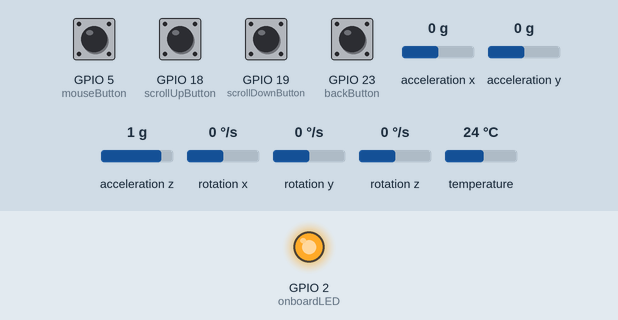
Bench run of a sketch on a simulated ESP32. On the bench: output pins drawn as LEDs (lit = HIGH). Wiring (inferred from the names in the program): MPU-6050 motion sensor at I2C address 0x68. Inputs (shaded band) come from the test bench; at power-on: GPIO 5 (mouseButton), GPIO 18 (scrollUpButton), GPIO 19 (scrollDownButton), GPIO 23 (backButton) HIGH, acceleration x 0 g, acceleration y 0 g, acceleration z 1 g, rotation x 0 °/s, rotation y 0 °/s, rotation z 0 °/s, temperature 24 °C. USB keyboard and mouse output is not drawn. At 62.0 s the program puts the board to deep sleep or switches it off; the recording ends there.

Above: at 0.1 s.
At 60.1 s:
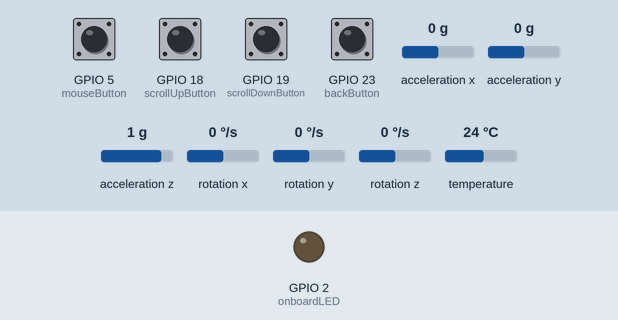
Timing chart, 0 to 61.6 s (numbered marks = the images above):
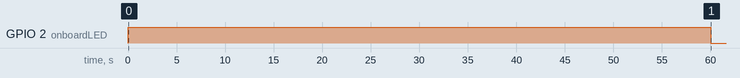

The sketch:

Chromecast_AirMouse.ino
```cpp
#include <Wire.h>
#include <Adafruit_MPU6050.h>
#include <BleCombo.h>

#define SIGNAL_PATH_RESET 0x68
#define I2C_SLV0_ADDR 0x37
#define ACCEL_CONFIG 0x1C
#define MOT_THR 0x1F // Motion detection threshold bits [7:0]
#define MOT_DUR 0x20 // Duration counter threshold for motion interrupt generation, 1 kHz rate, LSB = 1 ms
#define MOT_DETECT_CTRL 0x69
#define INT_ENABLE 0x38
#define WHO_AM_I_MPU6050 0x75 // Should return 0x68
#define INT_STATUS 0x3A
//when nothing connected to AD0 than address is 0x68
#define ADO 0
#if ADO
#define MPU6050_ADDRESS 0x69 // Device address when ADO = 1
#else
#define MPU6050_ADDRESS 0x68 // Device address when ADO = 0
#endif

#define wakePin 4 // MPU6050 interupt pin used for waking up
#define onboardLED 2
#define mouseButton 5
#define backButton 23
#define scrollUpButton 18
#define scrollDownButton 19
#define timeToSleep 60 //sec

Adafruit_MPU6050 mpu;
float x, y;
float x_offset = 0.003;
float y_offset = 0.075;
int sensitivity = 30; //0 - 100
int timer = 0;

void writeByte(uint8_t address, uint8_t subAddress, uint8_t data) {
  Wire.begin();
  Wire.beginTransmission(address); // Initialize the Tx buffer
  Wire.write(subAddress); // Put slave register address in Tx buffer
  Wire.write(data); // Put data in Tx buffer
  Wire.endTransmission(); // Send the Tx buffer
}

void deep_sleep() {
  digitalWrite(onboardLED, LOW);
  delay(2000);
  esp_deep_sleep_start();
}

void setup() {
  Serial.begin(115200);
  mpu.begin();
  Keyboard.begin();
  pinMode(onboardLED, OUTPUT);
  pinMode(mouseButton, INPUT_PULLUP);
  pinMode(backButton, INPUT_PULLUP);
  pinMode(scrollUpButton, INPUT_PULLUP);
  pinMode(scrollDownButton, INPUT_PULLUP);
  digitalWrite(onboardLED, HIGH);
  esp_sleep_enable_ext0_wakeup(GPIO_NUM_4, 1);//Change to 1 when INT pin is active low

  writeByte(MPU6050_ADDRESS, 0x6B, 0x00);
  writeByte(MPU6050_ADDRESS, SIGNAL_PATH_RESET, 0x07); //Reset all internal signal paths in the MPU-6050 by writing 0x07 to register 0x68;
  writeByte(MPU6050_ADDRESS, I2C_SLV0_ADDR, 0x20); //write register 0x37 to select how to use the interrupt pin. For an active high, push-pull signal that stays until register (decimal) 58 is read, write 0x20.
  writeByte(MPU6050_ADDRESS, ACCEL_CONFIG, 0x01); //Write register 28 (==0x1C) to set the Digital High Pass Filter, bits 3:0. For example set it to 0x01 for 5Hz. (These 3 bits are grey in the data sheet, but they are used! Leaving them 0 means the filter always outputs 0.)
  writeByte(MPU6050_ADDRESS, MOT_THR, 10); //Write the desired Motion threshold to register 0x1F (For example, write decimal 20).
  writeByte(MPU6050_ADDRESS, MOT_DUR, 40); //Set motion detect duration to 1  ms; LSB is 1 ms @ 1 kHz rate
  writeByte(MPU6050_ADDRESS, MOT_DETECT_CTRL, 0x15); //to register 0x69, write the motion detection decrement and a few other settings (for example write 0x15 to set both free-fall and motion decrements to 1 and accelerometer start-up delay to 5ms total by adding 1ms. )
  writeByte(MPU6050_ADDRESS, INT_ENABLE, 0x40); //write register 0x38, bit 6 (0x40), to enable motion detection interrupt.
  writeByte(MPU6050_ADDRESS, 0x37, 0); // now INT pin is active low
}

void loop() {
  if (millis() - timer >= timeToSleep * 1000){
    deep_sleep();
  }

  sensors_event_t a, g, temp;
  mpu.getEvent(&a, &g, &temp);

  x = -(g.gyro.z + x_offset) * sensitivity;
  y = -(g.gyro.x + y_offset) * sensitivity;

  if (abs(x) >= 10 || abs(y) >= 10){
    timer = millis();
  }

  Mouse.move(x, y);
  if (!digitalRead(mouseButton)){
    Mouse.click(MOUSE_LEFT);
    delay(100);
  };
  if (!digitalRead(backButton)){
    Mouse.click(MOUSE_BACK);
    delay(100);
  };
  if (!digitalRead(scrollUpButton)){
    Mouse.move(0, 0, 1);
    delay(100);
  };
  if (!digitalRead(scrollDownButton)){
    Mouse.move(0, 0, -1);
    delay(100);
  };
  delay(30);
}
```

Measured:
- by itself, GPIO 2 (onboardLED): HIGH → LOW at 60.0 s
